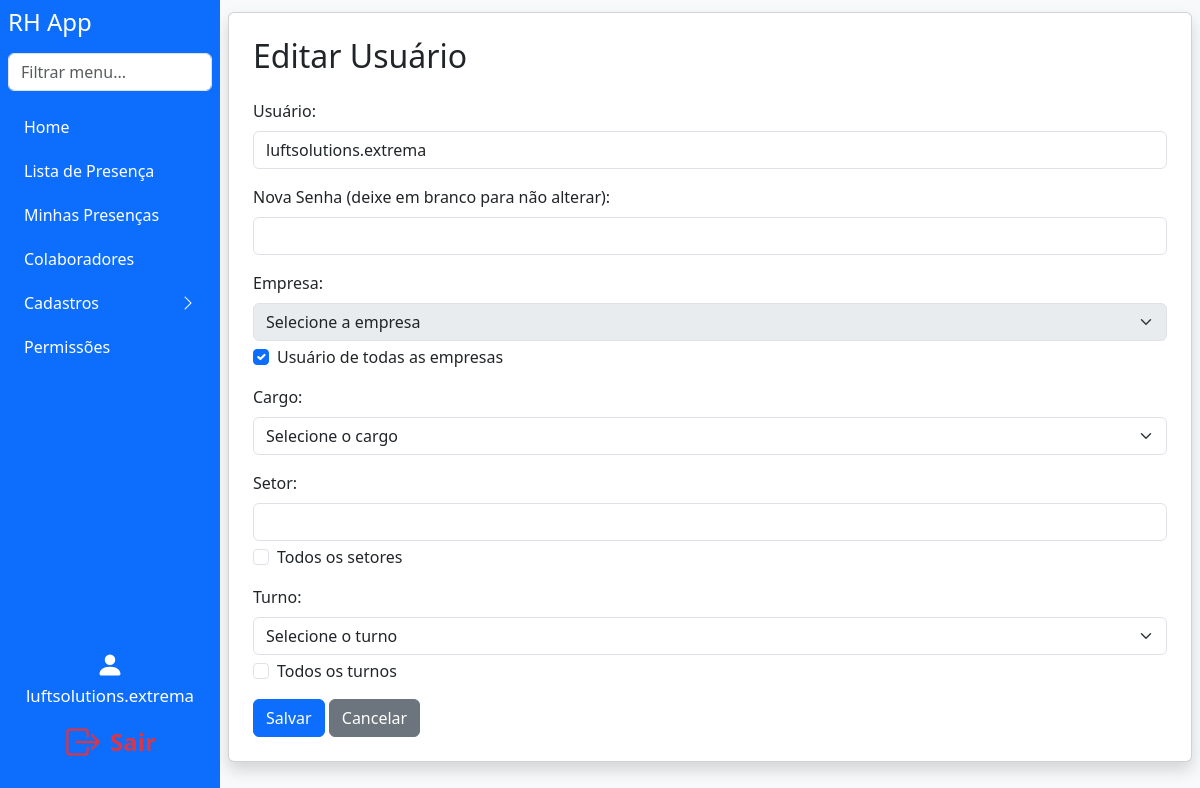
The app's page /edit_user/1 (signed in), older data.
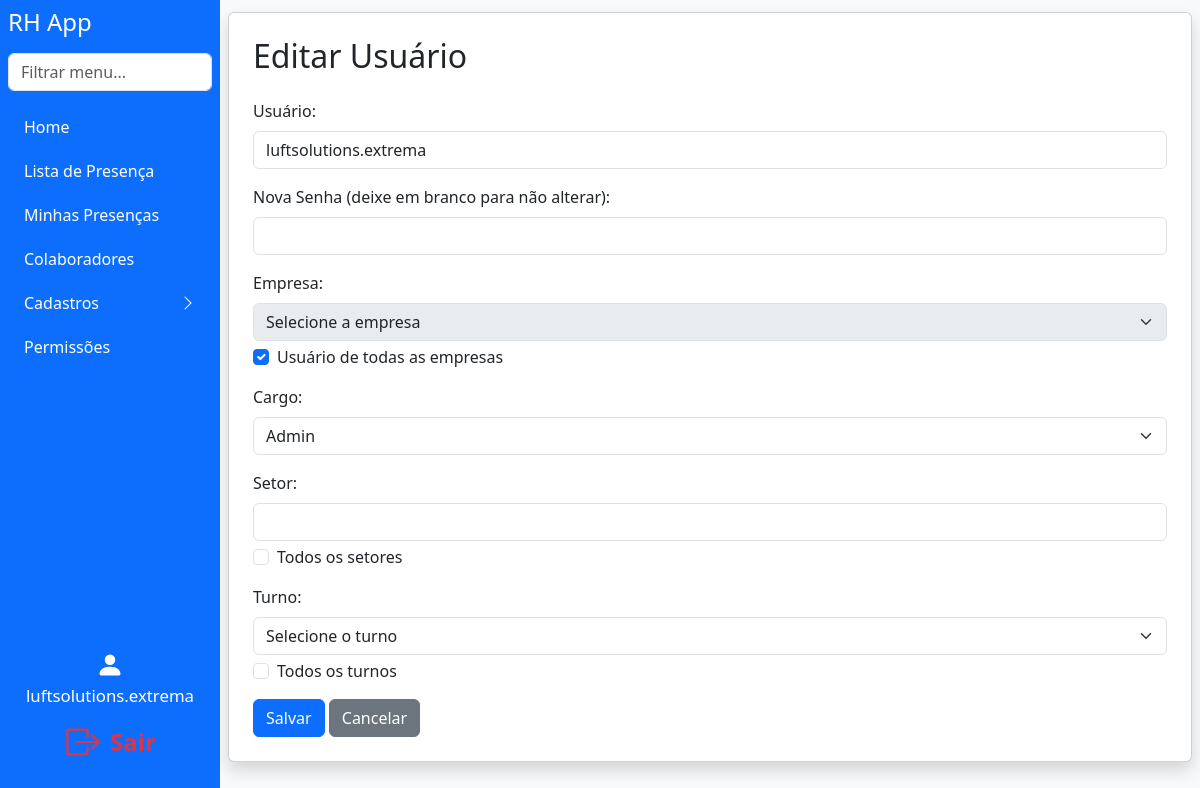
The same page, newer data.
### models.py (models this page shows)
class User(db.Model):
    id = db.Column(db.Integer, primary_key=True)
    username = db.Column(db.String(150), unique=True, nullable=False)
    password = db.Column(db.String(150), nullable=False)
    company_id = db.Column(db.Integer, db.ForeignKey('company.id'), nullable=True)
    role = db.Column(db.String(50), nullable=False, default='user')
    all_companies = db.Column(db.Boolean, default=False)
    setor = db.Column(db.String(100), nullable=True)
    turno = db.Column(db.String(50), nullable=True)
    all_setores = db.Column(db.Boolean, default=False)
    all_turnos = db.Column(db.Boolean, default=False)
    setor_id = db.Column(db.Integer, db.ForeignKey('setor.id'))
    setor = db.relationship('Setor')

### app.py (the view, shortened to what this page needs)
@app.route('/edit_user/<int:user_id>', methods=['GET', 'POST'])
def edit_user(user_id):
    if g.user is None or not has_permission(g.user, 'can_access_register_person'):
        flash('Sem acesso. Entre em contato: analiseoperacional.extrema@luftsolutions.com.br')
        return redirect(url_for('index'))
    user = User.query.get_or_404(user_id)
    companies = Company.query.all()
    return render_template('edit_user.html', user=g.user, edit_user=user, companies=companies)

### app.py (called while the page is built)
@app.before_request
def load_logged_in_user():
    user_id = session.get('user_id')
    g.user = None
    if user_id is not None:
        g.user = User.query.get(user_id)

def has_permission(user, perm_field):
    if user.role == 'master' or user.username == MASTER_USER:
        return True
    perm = Permission.query.filter_by(role=user.role).first()
    return getattr(perm, perm_field, False) if perm else False

### templates/edit_user.html (shortened to what this page needs)
<!DOCTYPE html>
<html lang="pt-br">
<head>
    <link href="https://cdn.jsdelivr.net/npm/bootstrap@5.3.3/dist/css/bootstrap.min.css" rel="stylesheet">
</head>
<body class="bg-light">
    {% extends "navbar.html" %}
    {% block content %}
    <div class="card shadow p-4 mb-4">
        <h2 class="mb-4">Editar Usuário</h2>
        <form method="POST">
            <div class="mb-3">
                <label for="username" class="form-label">Usuário:</label>
                <input type="text" id="username" name="username" class="form-control" value="{{ edit_user.username }}" required>
            </div>
            <div class="mb-3">
                <label for="password" class="form-label">Nova Senha (deixe em branco para não alterar):</label>
                <input type="password" id="password" name="password" class="form-control">
            </div>
            <div class="mb-3">
                <label for="company" class="form-label">Empresa:</label>
                <select id="company" name="company" class="form-select" {% if edit_user.all_companies %}disabled{% endif %}>
                    <option value="">Selecione a empresa</option>
                </select>
                <div class="form-check mt-1">
                    <input class="form-check-input" type="checkbox" value="1" id="all_companies" name="all_companies" {% if edit_user.all_companies %}checked{% endif %}>
                    <label class="form-check-label" for="all_companies">
                        Usuário de todas as empresas
                    </label>
                </div>
            </div>
            <div class="mb-3">
                <label for="role" class="form-label">Cargo:</label>
                <select id="role" name="role" class="form-select" required>
                    <option value="">Selecione o cargo</option>
                    <option value="admin" {% if edit_user.role == 'admin' %}selected{% endif %}>Admin</option>
                </select>
            </div>
            <div class="mb-3">
                <label for="setor" class="form-label">Setor:</label>
                <input type="text" id="setor" name="setor" class="form-control" value="{{ edit_user.setor or '' }}" {% if edit_user.all_setores %}disabled{% endif %}>
                <div class="form-check mt-1">
                    <input class="form-check-input" type="checkbox" value="1" id="all_setores" name="all_setores" {% if edit_user.all_setores %}checked{% endif %}>
                    <label class="form-check-label" for="all_setores">
                        Todos os setores
                    </label>
                </div>
            </div>
            <div class="mb-3">
                <label for="turno" class="form-label">Turno:</label>
                <select id="turno" name="turno" class="form-select" {% if edit_user.all_turnos %}disabled{% endif %}>
                    <option value="">Selecione o turno</option>
                </select>
                <div class="form-check mt-1">
                    <input class="form-check-input" type="checkbox" value="1" id="all_turnos" name="all_turnos" {% if edit_user.all_turnos %}checked{% endif %}>
                    <label class="form-check-label" for="all_turnos">
                        Todos os turnos
                    </label>
                </div>
            </div>
            <button type="submit" class="btn btn-primary">Salvar</button>
            <a href="{{ url_for('register_person') }}" class="btn btn-secondary">Cancelar</a>
        </form>
    </div>
    {% endblock %}

### templates/navbar.html (shortened to what this page needs)
<div class="d-flex">
  <nav class="sidebar bg-primary text-white p-2 d-flex flex-column"
       style="width: 220px; min-width: 220px; max-width: 220px; height: 100vh; position: fixed; left: 0; top: 0; bottom: 0; z-index: 1040; overflow-y: auto;">
    <h4 class="mb-3">RH App</h4>
    <input class="form-control mb-3" type="text" id="menuSearch" placeholder="Filtrar menu...">
    <ul class="nav flex-column" id="sidebarMenu">
      {% if user and has_permission(user, 'can_access_index') %}
      <li class="nav-item mb-1">
        <a class="nav-link text-white" href="{{ url_for('index') }}">Home</a>
      </li>
      {% endif %}
      {% if user and has_permission(user, 'can_access_lista_presenca') %}
      <li class="nav-item mb-1">
        <a class="nav-link text-white" href="{{ url_for('lista_presenca') }}">Lista de Presença</a>
      </li>
      <li class="nav-item mb-1">
        <a class="nav-link text-white" href="{{ url_for('minhas_presencas') }}">Minhas Presenças</a>
      </li>
      {% endif %}
      {% if user and has_permission(user, 'can_access_colaboradores') %}
      <li class="nav-item mb-1">
        <a class="nav-link text-white" href="{{ url_for('colaboradores') }}">Colaboradores</a>
      </li>
      {% endif %}
      {% set pode_cadastro = (
        has_permission(user, 'can_access_register_person') or
        has_permission(user, 'can_access_register_company') or
        has_permission(user, 'can_access_register_sector')
      ) %}
      {% if user and pode_cadastro %}
      <li class="nav-item mb-1">
        <a class="nav-link text-white d-flex justify-content-between align-items-center"
           data-bs-toggle="collapse"
           href="#cadastrosCollapse"
           role="button"
           aria-expanded="false"
           aria-controls="cadastrosCollapse"
           id="cadastrosToggle">
          Cadastros
          <span id="cadastrosIcon" class="bi bi-chevron-right"></span>
        </a>
      </li>
      {% endif %}
      {% if user and (user.role == 'admin' or user.role == 'master' or user.username == 'luftsolutions.extrema') %}
      <li class="nav-item mb-1">
        <a class="nav-link text-white" href="{{ url_for('permissions') }}">Permissões</a>
      </li>
      {% endif %}
    </ul>
    <div class="mt-auto d-flex flex-column justify-content-end align-items-center"
         style="height: 180px; width: 100%; padding-bottom: 24px;">
      {% if user %}
        <div class="mb-2 w-100 d-flex align-items-center justify-content-center flex-column">
          <span class="mb-1" style="font-size: 1.1rem;">
            <svg xmlns="http://www.w3.org/2000/svg" width="28" height="28" fill="#fff" class="bi bi-person-fill" viewBox="0 0 16 16" style="vertical-align:middle;">
              <path d="M3 14s-1 0-1-1 1-4 6-4 6 3 6 4-1 1-1 1H3zm5-6a3 3 0 1 0 0-6 3 3 0 0 0 0 6z"/>
            </svg>
          </span>
          <span style="font-size: 1.05rem;">{{ user.username }}</span>
        </div>
        <a href="{{ url_for('logout') }}" title="Sair"
           class="btn btn-lg w-100 d-flex align-items-center justify-content-center"
           style="background: none; border: none; color: #dc3545; font-size: 1.5rem;">
          <span style="color:#dc3545; font-weight:600;">Sair</span>
        </a>
      {% endif %}
    </div>
  </nav>
  <div class="flex-grow-1" style="min-height: 100vh; padding: 12px 8px 8px 8px; margin-left: 220px;">
    {% block content %}{% endblock %}
  </div>
</div>
<link rel="stylesheet" href="https://cdn.jsdelivr.net/npm/bootstrap-icons@1.11.3/font/bootstrap-icons.min.css">

Row changes from the older to the newer data that the page shows:
changed User "luftsolutions.extrema": role (not shown) → "Admin"
Text that changed along with them:
form field role: "Selecione o cargo" → (not shown)
